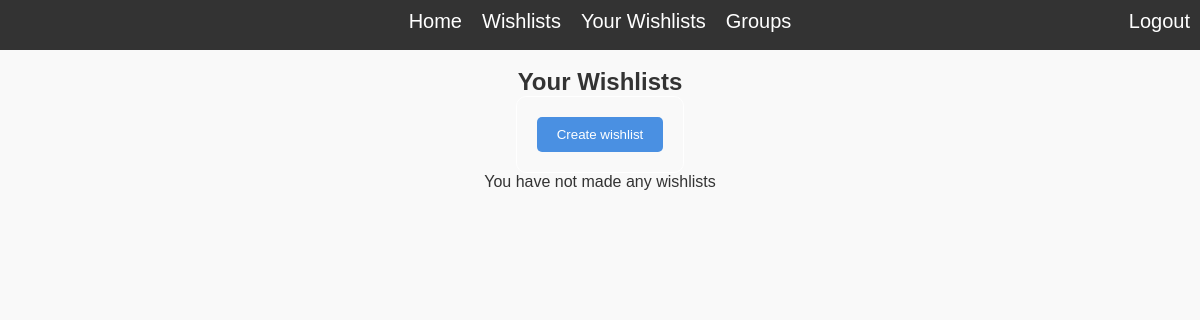
The page /wishlist/your_wishlists (signed in) on the database as committed earlier.
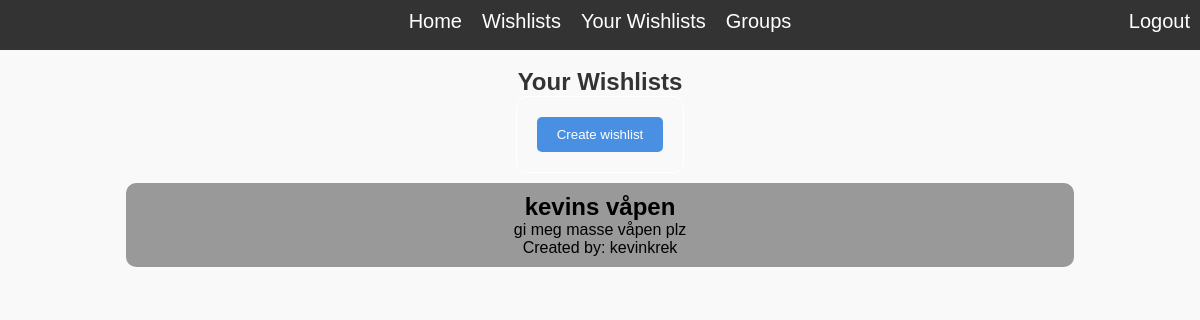
The same page on the database as committed later.
### wishlistManager/models.py (models this page shows, shortened)
class Wishlist(models.Model):
    name = models.CharField(max_length=100)
    description = models.TextField()
    date_created = models.DateTimeField(auto_now_add=True)
    date_modified = models.DateTimeField(auto_now=True)
    privacy_level = models.IntegerField(default=0)
    user = models.ForeignKey('auth.User', related_name='created_wishlists', on_delete=models.CASCADE)
    groups_with_permission = models.ManyToManyField(WishlistGroup, related_name='wishlists', blank=True, null=True)
    users_with_permission = models.ManyToManyField('auth.User', related_name='wishlists', blank=True, null=True)

### wishlistManager/views.py (the view)
# urls.py: path("wishlist/your_wishlists", views.your_wishlists_view, name="your_wishlists"),
@login_required
def your_wishlists_view(request):
    wishlists = Wishlist.objects.filter(user=request.user)
    context = {'wishlist_list': wishlists}
    return render(request, 'wishlist/your_wishlists.html', context)

### wishlistManager/templates/wishlist/your_wishlists.html (shortened to what this page needs)
{% extends "base.html" %}
{% load static %}
    {% block content %}
        <h2>Your Wishlists</h2>
        <form action="{% url 'create_wishlist' %}" method = "get">
            <button type="submit">Create wishlist</button>
        </form>
        {% if wishlist_list|length == 0 %}
        <p>You have not made any wishlists</p>
        {% endif %}
        {% for wishlist in wishlist_list %}
        <a href="{% url 'wishlist_detail' wishlist.id %}">
            <div class= "wishlist">
                <h2>{{ wishlist.name }}</h2>
                {% if wishlist.description %}
                    <p>{{ wishlist.description }}</p>
                {% endif %}
                <p>Created by: {{ wishlist.user }}</p>
            </div>
        </a>
        {% endfor %}
    {% endblock %}

Rows that differ between the two databases and show on the page:
added Wishlist: name "kevins våpen", description "gi meg masse våpen plz", user "kevinkrek"
Other text that changed with them:
text no longer shown: "You have not made any wishlists"
